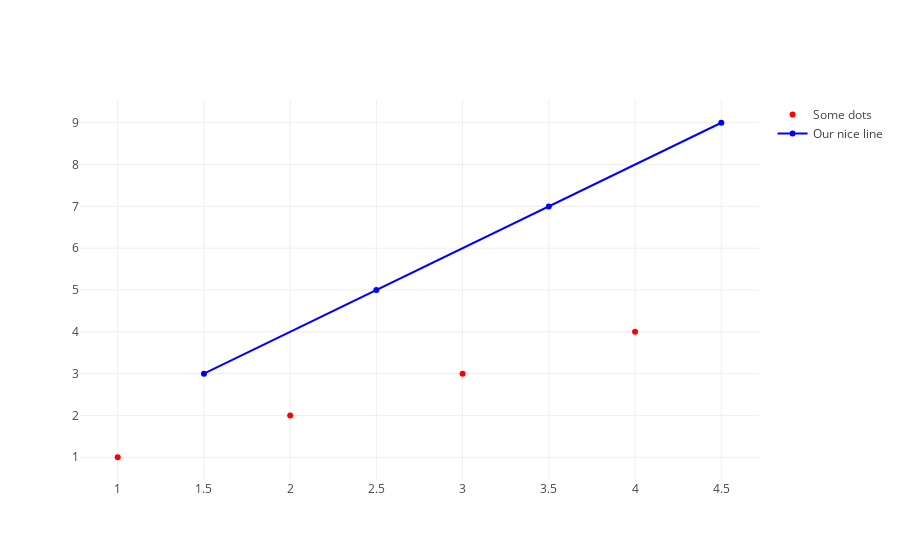

Here is the notebook cell this chart was saved with:
### Markdown cell above
Finally, we create a plot of the two traces.

### Code cell
plotly.offline.iplot([
    trace0, trace1
])

### Figure 1 — Plotly figure (JSON) as saved in the notebook; plotly's stock layout.template omitted (floating-point values rounded to 4 significant figures)
{"data": [{"marker": {"color": "red"}, "mode": "markers", "name": "Some dots", "type": "scatter", "uid": "4fac58de-3949-11e9-b428-357077929cd0", "x": [1, 2, 3, 4], "y": [1, 2, 3, 4]}, {"marker": {"color": "blue"}, "name": "Our nice line", "type": "scatter", "uid": "4fac5c26-3949-11e9-b428-357077929cd0", "x": [1.5, 2.5, 3.5, 4.5], "y": [3, 5, 7, 9]}], "layout": {}}
